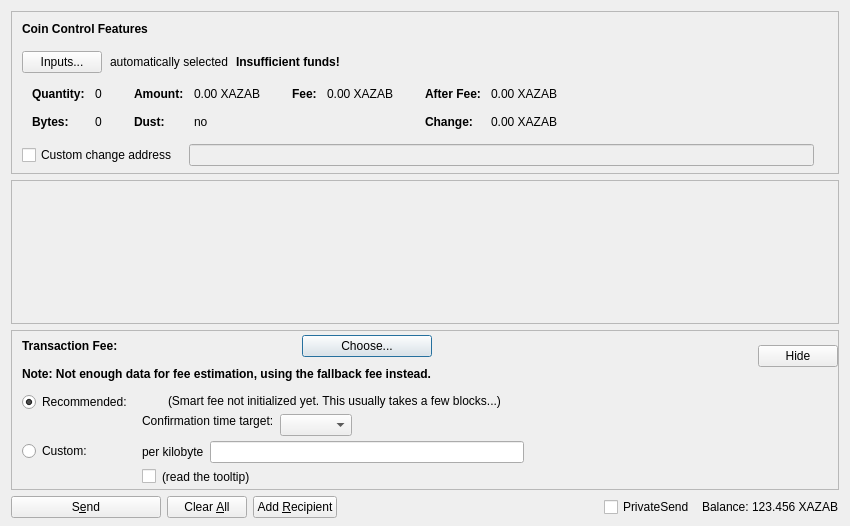
<?xml version="1.0" encoding="UTF-8"?>
<ui version="4.0">
 <class>SendCoinsDialog</class>
 <widget class="QDialog" name="SendCoinsDialog">
  <property name="geometry">
   <rect>
    <x>0</x>
    <y>0</y>
    <width>850</width>
    <height>526</height>
   </rect>
  </property>
  <property name="windowTitle">
   <string>Send Coins</string>
  </property>
  <layout class="QVBoxLayout" name="verticalLayout" stretch="0,1,0,0">
   <property name="bottomMargin">
    <number>8</number>
   </property>
   <item>
    <widget class="QFrame" name="frameCoinControl">
     <property name="sizePolicy">
      <sizepolicy hsizetype="Expanding" vsizetype="Expanding">
       <horstretch>0</horstretch>
       <verstretch>0</verstretch>
      </sizepolicy>
     </property>
     <property name="maximumSize">
      <size>
       <width>16777215</width>
       <height>16777215</height>
      </size>
     </property>
     <property name="frameShape">
      <enum>QFrame::StyledPanel</enum>
     </property>
     <property name="frameShadow">
      <enum>QFrame::Sunken</enum>
     </property>
     <layout class="QVBoxLayout" name="verticalLayoutCoinControl2">
      <property name="spacing">
       <number>0</number>
      </property>
      <property name="leftMargin">
       <number>0</number>
      </property>
      <property name="topMargin">
       <number>0</number>
      </property>
      <property name="rightMargin">
       <number>0</number>
      </property>
      <property name="bottomMargin">
       <number>6</number>
      </property>
      <item>
       <layout class="QVBoxLayout" name="verticalLayoutCoinControl" stretch="0,0,0,0,1">
        <property name="spacing">
         <number>0</number>
        </property>
        <property name="leftMargin">
         <number>10</number>
        </property>
        <property name="topMargin">
         <number>10</number>
        </property>
        <item>
         <layout class="QHBoxLayout" name="horizontalLayoutCoinControl1">
          <property name="bottomMargin">
           <number>15</number>
          </property>
          <item>
           <widget class="QLabel" name="labelCoinControlFeatures">
            <property name="sizePolicy">
             <sizepolicy hsizetype="Preferred" vsizetype="Maximum">
              <horstretch>0</horstretch>
              <verstretch>0</verstretch>
             </sizepolicy>
            </property>
            <property name="font">
             <font>
              <weight>75</weight>
              <bold>true</bold>
             </font>
            </property>
            <property name="styleSheet">
             <string notr="true">font-weight:bold;</string>
            </property>
            <property name="text">
             <string>Coin Control Features</string>
            </property>
           </widget>
          </item>
         </layout>
        </item>
        <item>
         <layout class="QHBoxLayout" name="horizontalLayoutCoinControl2" stretch="0,0,0,0">
          <property name="spacing">
           <number>8</number>
          </property>
          <property name="bottomMargin">
           <number>10</number>
          </property>
          <item>
           <widget class="QPushButton" name="pushButtonCoinControl">
            <property name="styleSheet">
             <string notr="true"/>
            </property>
            <property name="text">
             <string>Inputs...</string>
            </property>
            <property name="autoDefault">
             <bool>false</bool>
            </property>
           </widget>
          </item>
          <item>
           <widget class="QLabel" name="labelCoinControlAutomaticallySelected">
            <property name="text">
             <string>automatically selected</string>
            </property>
            <property name="margin">
             <number>5</number>
            </property>
           </widget>
          </item>
          <item>
           <widget class="QLabel" name="labelCoinControlInsuffFunds">
            <property name="font">
             <font>
              <weight>75</weight>
              <bold>true</bold>
             </font>
            </property>
            <property name="styleSheet">
             <string notr="true">font-weight:bold;</string>
            </property>
            <property name="text">
             <string>Insufficient funds!</string>
            </property>
            <property name="margin">
             <number>5</number>
            </property>
           </widget>
          </item>
          <item>
           <spacer name="horizontalSpacerCoinControl">
            <property name="orientation">
             <enum>Qt::Horizontal</enum>
            </property>
            <property name="sizeHint" stdset="0">
             <size>
              <width>40</width>
              <height>1</height>
             </size>
            </property>
           </spacer>
          </item>
         </layout>
        </item>
        <item>
         <widget class="QWidget" name="widgetCoinControl" native="true">
          <property name="sizePolicy">
           <sizepolicy hsizetype="Preferred" vsizetype="Preferred">
            <horstretch>0</horstretch>
            <verstretch>0</verstretch>
           </sizepolicy>
          </property>
          <property name="minimumSize">
           <size>
            <width>0</width>
            <height>0</height>
           </size>
          </property>
          <property name="styleSheet">
           <string notr="true"/>
          </property>
          <layout class="QHBoxLayout" name="horizontalLayoutCoinControl5">
           <property name="leftMargin">
            <number>0</number>
           </property>
           <property name="topMargin">
            <number>0</number>
           </property>
           <property name="rightMargin">
            <number>0</number>
           </property>
           <property name="bottomMargin">
            <number>0</number>
           </property>
           <item>
            <layout class="QHBoxLayout" name="horizontalLayoutCoinControl3" stretch="0,0,0,1">
             <property name="spacing">
              <number>20</number>
             </property>
             <property name="topMargin">
              <number>0</number>
             </property>
             <property name="bottomMargin">
              <number>10</number>
             </property>
             <item>
              <layout class="QFormLayout" name="formLayoutCoinControl1">
               <property name="horizontalSpacing">
                <number>10</number>
               </property>
               <property name="verticalSpacing">
                <number>14</number>
               </property>
               <property name="leftMargin">
                <number>10</number>
               </property>
               <property name="topMargin">
                <number>4</number>
               </property>
               <property name="rightMargin">
                <number>6</number>
               </property>
               <item row="0" column="0">
                <widget class="QLabel" name="labelCoinControlQuantityText">
                 <property name="font">
                  <font>
                   <weight>75</weight>
                   <bold>true</bold>
                  </font>
                 </property>
                 <property name="text">
                  <string>Quantity:</string>
                 </property>
                 <property name="margin">
                  <number>0</number>
                 </property>
                </widget>
               </item>
               <item row="0" column="1">
                <widget class="QLabel" name="labelCoinControlQuantity">
                 <property name="cursor">
                  <cursorShape>IBeamCursor</cursorShape>
                 </property>
                 <property name="contextMenuPolicy">
                  <enum>Qt::ActionsContextMenu</enum>
                 </property>
                 <property name="text">
                  <string notr="true">0</string>
                 </property>
                 <property name="margin">
                  <number>0</number>
                 </property>
                 <property name="textInteractionFlags">
                  <set>Qt::LinksAccessibleByMouse|Qt::TextSelectableByKeyboard|Qt::TextSelectableByMouse</set>
                 </property>
                </widget>
               </item>
               <item row="1" column="0">
                <widget class="QLabel" name="labelCoinControlBytesText">
                 <property name="font">
                  <font>
                   <weight>75</weight>
                   <bold>true</bold>
                  </font>
                 </property>
                 <property name="text">
                  <string>Bytes:</string>
                 </property>
                </widget>
               </item>
               <item row="1" column="1">
                <widget class="QLabel" name="labelCoinControlBytes">
                 <property name="cursor">
                  <cursorShape>IBeamCursor</cursorShape>
                 </property>
                 <property name="contextMenuPolicy">
                  <enum>Qt::ActionsContextMenu</enum>
                 </property>
                 <property name="text">
                  <string notr="true">0</string>
                 </property>
                 <property name="textInteractionFlags">
                  <set>Qt::LinksAccessibleByMouse|Qt::TextSelectableByKeyboard|Qt::TextSelectableByMouse</set>
                 </property>
                </widget>
               </item>
              </layout>
             </item>
             <item>
              <layout class="QFormLayout" name="formLayoutCoinControl2">
               <property name="horizontalSpacing">
                <number>10</number>
               </property>
               <property name="verticalSpacing">
                <number>14</number>
               </property>
               <property name="leftMargin">
                <number>6</number>
               </property>
               <property name="topMargin">
                <number>4</number>
               </property>
               <property name="rightMargin">
                <number>6</number>
               </property>
               <item row="0" column="0">
                <widget class="QLabel" name="labelCoinControlAmountText">
                 <property name="font">
                  <font>
                   <weight>75</weight>
                   <bold>true</bold>
                  </font>
                 </property>
                 <property name="text">
                  <string>Amount:</string>
                 </property>
                 <property name="margin">
                  <number>0</number>
                 </property>
                </widget>
               </item>
               <item row="0" column="1">
                <widget class="QLabel" name="labelCoinControlAmount">
                 <property name="cursor">
                  <cursorShape>IBeamCursor</cursorShape>
                 </property>
                 <property name="contextMenuPolicy">
                  <enum>Qt::ActionsContextMenu</enum>
                 </property>
                 <property name="text">
                  <string notr="true">0.00 XAZAB</string>
                 </property>
                 <property name="textInteractionFlags">
                  <set>Qt::LinksAccessibleByMouse|Qt::TextSelectableByKeyboard|Qt::TextSelectableByMouse</set>
                 </property>
                </widget>
               </item>
               <item row="1" column="0">
                <widget class="QLabel" name="labelCoinControlLowOutputText">
                 <property name="font">
                  <font>
                   <weight>75</weight>
                   <bold>true</bold>
                  </font>
                 </property>
                 <property name="text">
                  <string>Dust:</string>
                 </property>
                </widget>
               </item>
               <item row="1" column="1">
                <widget class="QLabel" name="labelCoinControlLowOutput">
                 <property name="cursor">
                  <cursorShape>IBeamCursor</cursorShape>
                 </property>
                 <property name="contextMenuPolicy">
                  <enum>Qt::ActionsContextMenu</enum>
                 </property>
                 <property name="text">
                  <string notr="true">no</string>
                 </property>
                 <property name="textInteractionFlags">
                  <set>Qt::LinksAccessibleByMouse|Qt::TextSelectableByKeyboard|Qt::TextSelectableByMouse</set>
                 </property>
                </widget>
               </item>
              </layout>
             </item>
             <item>
              <layout class="QFormLayout" name="formLayoutCoinControl3">
               <property name="horizontalSpacing">
                <number>10</number>
               </property>
               <property name="verticalSpacing">
                <number>14</number>
               </property>
               <property name="leftMargin">
                <number>6</number>
               </property>
               <property name="topMargin">
                <number>4</number>
               </property>
               <property name="rightMargin">
                <number>6</number>
               </property>
               <item row="0" column="0">
                <widget class="QLabel" name="labelCoinControlFeeText">
                 <property name="font">
                  <font>
                   <weight>75</weight>
                   <bold>true</bold>
                  </font>
                 </property>
                 <property name="text">
                  <string>Fee:</string>
                 </property>
                 <property name="margin">
                  <number>0</number>
                 </property>
                </widget>
               </item>
               <item row="0" column="1">
                <widget class="QLabel" name="labelCoinControlFee">
                 <property name="cursor">
                  <cursorShape>IBeamCursor</cursorShape>
                 </property>
                 <property name="contextMenuPolicy">
                  <enum>Qt::ActionsContextMenu</enum>
                 </property>
                 <property name="text">
                  <string notr="true">0.00 XAZAB</string>
                 </property>
                 <property name="textInteractionFlags">
                  <set>Qt::LinksAccessibleByMouse|Qt::TextSelectableByKeyboard|Qt::TextSelectableByMouse</set>
                 </property>
                </widget>
               </item>
              </layout>
             </item>
             <item>
              <layout class="QFormLayout" name="formLayoutCoinControl4">
               <property name="horizontalSpacing">
                <number>10</number>
               </property>
               <property name="verticalSpacing">
                <number>14</number>
               </property>
               <property name="leftMargin">
                <number>6</number>
               </property>
               <property name="topMargin">
                <number>4</number>
               </property>
               <property name="rightMargin">
                <number>6</number>
               </property>
               <item row="0" column="0">
                <widget class="QLabel" name="labelCoinControlAfterFeeText">
                 <property name="font">
                  <font>
                   <weight>75</weight>
                   <bold>true</bold>
                  </font>
                 </property>
                 <property name="text">
                  <string>After Fee:</string>
                 </property>
                 <property name="margin">
                  <number>0</number>
                 </property>
                </widget>
               </item>
               <item row="0" column="1">
                <widget class="QLabel" name="labelCoinControlAfterFee">
                 <property name="cursor">
                  <cursorShape>IBeamCursor</cursorShape>
                 </property>
                 <property name="contextMenuPolicy">
                  <enum>Qt::ActionsContextMenu</enum>
                 </property>
                 <property name="text">
                  <string notr="true">0.00 XAZAB</string>
                 </property>
                 <property name="textInteractionFlags">
                  <set>Qt::LinksAccessibleByMouse|Qt::TextSelectableByKeyboard|Qt::TextSelectableByMouse</set>
                 </property>
                </widget>
               </item>
               <item row="1" column="0">
                <widget class="QLabel" name="labelCoinControlChangeText">
                 <property name="font">
                  <font>
                   <weight>75</weight>
                   <bold>true</bold>
                  </font>
                 </property>
                 <property name="text">
                  <string>Change:</string>
                 </property>
                </widget>
               </item>
               <item row="1" column="1">
                <widget class="QLabel" name="labelCoinControlChange">
                 <property name="cursor">
                  <cursorShape>IBeamCursor</cursorShape>
                 </property>
                 <property name="contextMenuPolicy">
                  <enum>Qt::ActionsContextMenu</enum>
                 </property>
                 <property name="text">
                  <string notr="true">0.00 XAZAB</string>
                 </property>
                 <property name="textInteractionFlags">
                  <set>Qt::LinksAccessibleByMouse|Qt::TextSelectableByKeyboard|Qt::TextSelectableByMouse</set>
                 </property>
                </widget>
               </item>
              </layout>
             </item>
            </layout>
           </item>
          </layout>
         </widget>
        </item>
        <item>
         <layout class="QHBoxLayout" name="horizontalLayoutCoinControl4" stretch="0,0,0">
          <property name="spacing">
           <number>12</number>
          </property>
          <property name="sizeConstraint">
           <enum>QLayout::SetDefaultConstraint</enum>
          </property>
          <property name="topMargin">
           <number>5</number>
          </property>
          <property name="rightMargin">
           <number>5</number>
          </property>
          <item>
           <widget class="QCheckBox" name="checkBoxCoinControlChange">
            <property name="toolTip">
             <string>If this is activated, but the change address is empty or invalid, change will be sent to a newly generated address.</string>
            </property>
            <property name="text">
             <string>Custom change address</string>
            </property>
           </widget>
          </item>
          <item>
           <widget class="QValidatedLineEdit" name="lineEditCoinControlChange">
            <property name="enabled">
             <bool>false</bool>
            </property>
            <property name="sizePolicy">
             <sizepolicy hsizetype="Expanding" vsizetype="Fixed">
              <horstretch>0</horstretch>
              <verstretch>0</verstretch>
             </sizepolicy>
            </property>
           </widget>
          </item>
          <item>
           <widget class="QLabel" name="labelCoinControlChangeLabel">
            <property name="sizePolicy">
             <sizepolicy hsizetype="Preferred" vsizetype="Expanding">
              <horstretch>0</horstretch>
              <verstretch>0</verstretch>
             </sizepolicy>
            </property>
            <property name="minimumSize">
             <size>
              <width>0</width>
              <height>0</height>
             </size>
            </property>
            <property name="text">
             <string/>
            </property>
            <property name="margin">
             <number>3</number>
            </property>
           </widget>
          </item>
         </layout>
        </item>
        <item>
         <spacer name="verticalSpacerCoinControl">
          <property name="orientation">
           <enum>Qt::Vertical</enum>
          </property>
          <property name="sizeHint" stdset="0">
           <size>
            <width>800</width>
            <height>1</height>
           </size>
          </property>
         </spacer>
        </item>
       </layout>
      </item>
     </layout>
    </widget>
   </item>
   <item>
    <widget class="QScrollArea" name="scrollArea">
     <property name="widgetResizable">
      <bool>true</bool>
     </property>
     <widget class="QWidget" name="scrollAreaWidgetContents">
      <property name="geometry">
       <rect>
        <x>0</x>
        <y>0</y>
        <width>830</width>
        <height>104</height>
       </rect>
      </property>
      <layout class="QVBoxLayout" name="verticalLayout_2" stretch="0,1">
       <property name="leftMargin">
        <number>0</number>
       </property>
       <property name="topMargin">
        <number>0</number>
       </property>
       <property name="rightMargin">
        <number>0</number>
       </property>
       <property name="bottomMargin">
        <number>0</number>
       </property>
       <item>
        <layout class="QVBoxLayout" name="entries">
         <property name="spacing">
          <number>6</number>
         </property>
        </layout>
       </item>
       <item>
        <spacer name="verticalSpacer">
         <property name="orientation">
          <enum>Qt::Vertical</enum>
         </property>
         <property name="sizeHint" stdset="0">
          <size>
           <width>20</width>
           <height>40</height>
          </size>
         </property>
        </spacer>
       </item>
      </layout>
     </widget>
    </widget>
   </item>
   <item>
    <widget class="QFrame" name="frameFee">
     <property name="sizePolicy">
      <sizepolicy hsizetype="Expanding" vsizetype="Expanding">
       <horstretch>0</horstretch>
       <verstretch>0</verstretch>
      </sizepolicy>
     </property>
     <property name="maximumSize">
      <size>
       <width>16777215</width>
       <height>16777215</height>
      </size>
     </property>
     <property name="frameShape">
      <enum>QFrame::StyledPanel</enum>
     </property>
     <property name="frameShadow">
      <enum>QFrame::Sunken</enum>
     </property>
     <layout class="QVBoxLayout" name="verticalLayoutFee1">
      <property name="spacing">
       <number>0</number>
      </property>
      <property name="leftMargin">
       <number>0</number>
      </property>
      <property name="topMargin">
       <number>0</number>
      </property>
      <property name="rightMargin">
       <number>0</number>
      </property>
      <property name="bottomMargin">
       <number>0</number>
      </property>
      <item>
       <layout class="QVBoxLayout" name="verticalLayoutFee2" stretch="0,0,0">
        <property name="spacing">
         <number>0</number>
        </property>
        <property name="leftMargin">
         <number>10</number>
        </property>
        <property name="topMargin">
         <number>0</number>
        </property>
        <item>
         <layout class="QHBoxLayout" name="horizontalLayoutFee1">
          <property name="bottomMargin">
           <number>0</number>
          </property>
          <item>
           <layout class="QVBoxLayout" name="verticalLayoutFee7">
            <property name="spacing">
             <number>0</number>
            </property>
            <item>
             <spacer name="verticalSpacerSmartFee">
              <property name="orientation">
               <enum>Qt::Vertical</enum>
              </property>
              <property name="sizeType">
               <enum>QSizePolicy::Fixed</enum>
              </property>
              <property name="sizeHint" stdset="0">
               <size>
                <width>1</width>
                <height>4</height>
               </size>
              </property>
             </spacer>
            </item>
            <item>
             <layout class="QHBoxLayout" name="horizontalLayoutSmartFee">
              <property name="spacing">
               <number>10</number>
              </property>
              <item>
               <widget class="QLabel" name="labelFeeHeadline">
                <property name="sizePolicy">
                 <sizepolicy hsizetype="Preferred" vsizetype="Maximum">
                  <horstretch>0</horstretch>
                  <verstretch>0</verstretch>
                 </sizepolicy>
                </property>
                <property name="font">
                 <font>
                  <weight>75</weight>
                  <bold>true</bold>
                 </font>
                </property>
                <property name="styleSheet">
                 <string notr="true">font-weight:bold;</string>
                </property>
                <property name="text">
                 <string>Transaction Fee:</string>
                </property>
               </widget>
              </item>
              <item>
               <widget class="QLabel" name="labelFeeMinimized">
                <property name="text">
                 <string/>
                </property>
               </widget>
              </item>
              <item>
               <widget class="QPushButton" name="buttonChooseFee">
                <property name="text">
                 <string>Choose...</string>
                </property>
               </widget>
              </item>
             </layout>
            </item>
            <item>
             <spacer name="verticalSpacer_7">
              <property name="orientation">
               <enum>Qt::Vertical</enum>
              </property>
              <property name="sizeHint" stdset="0">
               <size>
                <width>1</width>
                <height>10</height>
               </size>
              </property>
             </spacer>
            </item>
            <item>
             <widget class="QLabel" name="fallbackFeeWarningLabel">
              <property name="toolTip">
               <string>Using the fallbackfee can result in sending a transaction that will take several hours or days (or never) to confirm. Consider choosing your fee manually or wait until you have validated the complete chain.</string>
              </property>
              <property name="font">
              <font>
                  <weight>75</weight>
                  <bold>true</bold>
              </font>
              </property>
              <property name="text">
               <string>Note: Not enough data for fee estimation, using the fallback fee instead.</string>
              </property>
              <property name="wordWrap">
               <bool>false</bool>
              </property>
             </widget>
            </item>
            <item>
             <spacer name="verticalSpacer_5">
              <property name="orientation">
               <enum>Qt::Vertical</enum>
              </property>
              <property name="sizeHint" stdset="0">
               <size>
                <width>1</width>
                <height>1</height>
               </size>
              </property>
             </spacer>
            </item>
           </layout>
          </item>
          <item>
           <spacer name="horizontalSpacer_4">
            <property name="orientation">
             <enum>Qt::Horizontal</enum>
            </property>
            <property name="sizeHint" stdset="0">
             <size>
              <width>1</width>
              <height>1</height>
             </size>
            </property>
           </spacer>
          </item>
          <item>
           <widget class="QPushButton" name="buttonMinimizeFee">
            <property name="toolTip">
             <string>collapse fee-settings</string>
            </property>
            <property name="text">
             <string>Hide</string>
            </property>
           </widget>
          </item>
         </layout>
        </item>
        <item>
         <widget class="QFrame" name="frameFeeSelection">
          <layout class="QVBoxLayout" name="verticalLayoutFee12">
           <property name="spacing">
            <number>0</number>
           </property>
           <property name="leftMargin">
            <number>0</number>
           </property>
           <property name="topMargin">
            <number>0</number>
           </property>
           <property name="rightMargin">
            <number>0</number>
           </property>
           <property name="bottomMargin">
            <number>0</number>
           </property>
           <item>
            <layout class="QGridLayout" name="gridLayoutFee">
             <property name="topMargin">
              <number>10</number>
             </property>
             <property name="bottomMargin">
              <number>4</number>
             </property>
             <property name="horizontalSpacing">
              <number>10</number>
             </property>
             <property name="verticalSpacing">
              <number>4</number>
             </property>
             <item row="1" column="1">
              <layout class="QVBoxLayout" name="verticalLayoutFee8">
               <property name="spacing">
                <number>6</number>
               </property>
               <item>
                <layout class="QHBoxLayout" name="horizontalLayoutFee13">
                 <item>
                  <widget class="QLabel" name="labelCustomPerKilobyte">
                   <property name="toolTip">
                    <string>If the custom fee is set to 1000 duffs and the transaction is only 250 bytes, then &quot;per kilobyte&quot; only pays 250 duffs in fee,&lt;br /&gt;while &quot;at least&quot; pays 1000 duffs. For transactions bigger than a kilobyte both pay by kilobyte.</string>
                   </property>
                   <property name="text">
                    <string>per kilobyte</string>
                   </property>
                  </widget>
                 </item>
                 <item>
                  <widget class="BitcoinAmountField" name="customFee"/>
                 </item>
                 <item>
                  <spacer name="horizontalSpacer_6">
                   <property name="orientation">
                    <enum>Qt::Horizontal</enum>
                   </property>
                   <property name="sizeHint" stdset="0">
                    <size>
                     <width>1</width>
                     <height>1</height>
                    </size>
                   </property>
                  </spacer>
                 </item>
                </layout>
               </item>
               <item>
                <layout class="QHBoxLayout" name="horizontalLayoutFee8">
                 <item>
                  <widget class="QCheckBox" name="checkBoxMinimumFee">
                   <property name="toolTip">
                    <string>Paying only the minimum fee is just fine as long as there is less transaction volume than space in the blocks.&lt;br /&gt;But be aware that this can end up in a never confirming transaction once there is more demand for xazab transactions than the network can process.</string>
                   </property>
                   <property name="text">
                    <string/>
                   </property>
                  </widget>
                 </item>
                 <item>
                  <widget class="QLabel" name="labelMinFeeWarning">
                   <property name="enabled">
                    <bool>true</bool>
                   </property>
                   <property name="toolTip">
                    <string>Paying only the minimum fee is just fine as long as there is less transaction volume than space in the blocks.&lt;br /&gt;But be aware that this can end up in a never confirming transaction once there is more demand for xazab transactions than the network can process.</string>
                   </property>
                   <property name="text">
                    <string>(read the tooltip)</string>
                   </property>
                   <property name="margin">
                    <number>5</number>
                   </property>
                  </widget>
                 </item>
                 <item>
                  <spacer name="horizontalSpacer_2">
                   <property name="orientation">
                    <enum>Qt::Horizontal</enum>
                   </property>
                   <property name="sizeHint" stdset="0">
                    <size>
                     <width>1</width>
                     <height>1</height>
                    </size>
                   </property>
                  </spacer>
                 </item>
                </layout>
               </item>
              </layout>
             </item>
             <item row="0" column="0">
              <layout class="QVBoxLayout" name="verticalLayoutFee4" stretch="0,1">
               <item>
                <widget class="QRadioButton" name="radioSmartFee">
                 <property name="text">
                  <string>Recommended:</string>
                 </property>
                 <property name="checked">
                  <bool>true</bool>
                 </property>
                 <attribute name="buttonGroup">
                  <string notr="true">groupFee</string>
                 </attribute>
                </widget>
               </item>
               <item>
                <spacer name="verticalSpacer_2">
                 <property name="orientation">
                  <enum>Qt::Vertical</enum>
                 </property>
                 <property name="sizeHint" stdset="0">
                  <size>
                   <width>1</width>
                   <height>1</height>
                  </size>
                 </property>
                </spacer>
               </item>
              </layout>
             </item>
             <item row="1" column="0">
              <layout class="QVBoxLayout" name="verticalLayoutFee9" stretch="0,1">
               <item>
                <widget class="QRadioButton" name="radioCustomFee">
                 <property name="text">
                  <string>Custom:</string>
                 </property>
                 <attribute name="buttonGroup">
                  <string notr="true">groupFee</string>
                 </attribute>
                </widget>
               </item>
               <item>
                <spacer name="verticalSpacer_6">
                 <property name="orientation">
                  <enum>Qt::Vertical</enum>
                 </property>
                 <property name="sizeHint" stdset="0">
                  <size>
                   <width>1</width>
                   <height>1</height>
                  </size>
                 </property>
                </spacer>
               </item>
              </layout>
             </item>
             <item row="0" column="1">
              <layout class="QVBoxLayout" name="verticalLayoutFee3" stretch="0,0,1">
               <property name="spacing">
                <number>6</number>
               </property>
               <property name="topMargin">
                <number>2</number>
               </property>
               <item>
                <layout class="QHBoxLayout" name="horizontalLayoutFee12">
                 <item>
                  <widget class="QLabel" name="labelSmartFee">
                   <property name="text">
                    <string/>
                   </property>
                   <property name="margin">
                    <number>2</number>
                   </property>
                  </widget>
                 </item>
                 <item>
                  <widget class="QLabel" name="labelFeeEstimation">
                   <property name="text">
                    <string/>
                   </property>
                  </widget>
                 </item>
                 <item>
                  <widget class="QLabel" name="labelSmartFee2">
                   <property name="text">
                    <string>(Smart fee not initialized yet. This usually takes a few blocks...)</string>
                   </property>
                   <property name="margin">
                    <number>2</number>
                   </property>
                  </widget>
                 </item>
                 <item>
                  <spacer name="horizontalSpacer_5">
                   <property name="orientation">
                    <enum>Qt::Horizontal</enum>
                   </property>
                   <property name="sizeHint" stdset="0">
                    <size>
                     <width>1</width>
                     <height>1</height>
                    </size>
                   </property>
                  </spacer>
                 </item>
                </layout>
               </item>
               <item>
                <layout class="QHBoxLayout" name="horizontalLayoutFee9">
                 <item>
                  <layout class="QVBoxLayout" name="verticalLayoutFee6">
                   <item>
                    <widget class="QLabel" name="labelSmartFee3">
                     <property name="text">
                      <string>Confirmation time target:</string>
                     </property>
                     <property name="margin">
                      <number>2</number>
                     </property>
                    </widget>
                   </item>
                   <item>
                    <spacer name="verticalSpacer_3">
                     <property name="orientation">
                      <enum>Qt::Vertical</enum>
                     </property>
                     <property name="sizeHint" stdset="0">
                      <size>
                       <width>1</width>
                       <height>1</height>
                      </size>
                     </property>
                    </spacer>
                   </item>
                  </layout>
                 </item>
                 <item>
                  <layout class="QVBoxLayout" name="verticalLayoutFee5">
                   <property name="rightMargin">
                    <number>30</number>
                   </property>
                   <item>
                    <layout class="QHBoxLayout" name="horizontalLayoutConfTarget">
                     <property name="bottomMargin">
                      <number>0</number>
                     </property>
                     <item>
                      <widget class="QComboBox" name="confTargetSelector"/>
                     </item>
                     <item>
                      <spacer name="horizontalSpacerConfTarget">
                       <property name="orientation">
                        <enum>Qt::Horizontal</enum>
                       </property>
                       <property name="sizeHint" stdset="0">
                        <size>
                         <width>40</width>
                         <height>20</height>
                        </size>
                       </property>
                      </spacer>
                     </item>
                    </layout>
                   </item>
                  </layout>
                 </item>
                </layout>
               </item>
               <item>
                <spacer name="verticalSpacer_4">
                 <property name="orientation">
                  <enum>Qt::Vertical</enum>
                 </property>
                 <property name="sizeHint" stdset="0">
                  <size>
                   <width>1</width>
                   <height>1</height>
                  </size>
                 </property>
                </spacer>
               </item>
              </layout>
             </item>
            </layout>
           </item>
          </layout>
         </widget>
        </item>
        <item>
         <spacer name="verticalSpacerFee">
          <property name="orientation">
           <enum>Qt::Vertical</enum>
          </property>
          <property name="sizeHint" stdset="0">
           <size>
            <width>800</width>
            <height>1</height>
           </size>
          </property>
         </spacer>
        </item>
       </layout>
      </item>
     </layout>
    </widget>
   </item>
   <item>
    <layout class="QHBoxLayout" name="horizontalLayout">
     <item>
      <widget class="QPushButton" name="sendButton">
       <property name="minimumSize">
        <size>
         <width>150</width>
         <height>0</height>
        </size>
       </property>
       <property name="toolTip">
        <string>Confirm the send action</string>
       </property>
       <property name="text">
        <string>S&amp;end</string>
       </property>
       <property name="autoDefault">
        <bool>false</bool>
       </property>
       <property name="default">
        <bool>false</bool>
       </property>
      </widget>
     </item>
     <item>
      <widget class="QPushButton" name="clearButton">
       <property name="sizePolicy">
        <sizepolicy hsizetype="Minimum" vsizetype="Fixed">
         <horstretch>0</horstretch>
         <verstretch>0</verstretch>
        </sizepolicy>
       </property>
       <property name="toolTip">
        <string>Clear all fields of the form.</string>
       </property>
       <property name="text">
        <string>Clear &amp;All</string>
       </property>
       <property name="autoDefault">
        <bool>false</bool>
       </property>
      </widget>
     </item>
     <item>
      <widget class="QPushButton" name="addButton">
       <property name="toolTip">
        <string>Send to multiple recipients at once</string>
       </property>
       <property name="text">
        <string>Add &amp;Recipient</string>
       </property>
       <property name="autoDefault">
        <bool>false</bool>
       </property>
      </widget>
     </item>
     <item>
      <spacer name="horizontalSpacer">
       <property name="orientation">
        <enum>Qt::Horizontal</enum>
       </property>
       <property name="sizeHint" stdset="0">
        <size>
         <width>40</width>
         <height>20</height>
        </size>
       </property>
      </spacer>
     </item>
     <item>
      <layout class="QHBoxLayout" name="horizontalLayout_2">
       <property name="spacing">
        <number>3</number>
       </property>
       <item>
        <widget class="QCheckBox" name="checkUsePrivateSend">
         <property name="minimumSize">
          <size>
           <width>95</width>
           <height>0</height>
          </size>
         </property>
         <property name="text">
          <string>PrivateSend</string>
         </property>
         <property name="checked">
          <bool>false</bool>
         </property>
        </widget>
       </item>
       <item>
        <widget class="QLabel" name="label">
         <property name="text">
          <string>Balance:</string>
         </property>
        </widget>
       </item>
       <item>
        <widget class="QLabel" name="labelBalance">
         <property name="sizePolicy">
          <sizepolicy hsizetype="Preferred" vsizetype="Fixed">
           <horstretch>0</horstretch>
           <verstretch>0</verstretch>
          </sizepolicy>
         </property>
         <property name="cursor">
          <cursorShape>IBeamCursor</cursorShape>
         </property>
         <property name="text">
          <string notr="true">123.456 XAZAB</string>
         </property>
         <property name="textInteractionFlags">
          <set>Qt::LinksAccessibleByMouse|Qt::TextSelectableByKeyboard|Qt::TextSelectableByMouse</set>
         </property>
        </widget>
       </item>
      </layout>
     </item>
    </layout>
   </item>
  </layout>
 </widget>
 <customwidgets>
  <customwidget>
   <class>QValidatedLineEdit</class>
   <extends>QLineEdit</extends>
   <header>qvalidatedlineedit.h</header>
  </customwidget>
  <customwidget>
   <class>BitcoinAmountField</class>
   <extends>QLineEdit</extends>
   <header>bitcoinamountfield.h</header>
   <container>1</container>
  </customwidget>
 </customwidgets>
 <resources>
  <include location="../xazab.qrc"/>
 </resources>
 <connections/>
 <buttongroups>
  <buttongroup name="groupFee"/>
 </buttongroups>
</ui>
